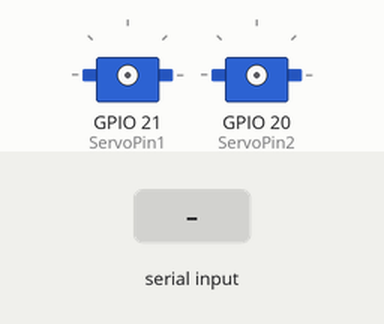
Simulated run of this program. Board: Raspberry Pi (BCM pin numbers). Parts: 2 × servo. The test bench sets the inputs (shaded band). Servo angles are drawn from the pulse width (0.5 ms = 0°, 2.5 ms = 180°); what the program prints to the terminal is not drawn.

Above: at 1.2 s.
1.3 s: "5" typed at the terminal, then Enter
2.8 s: "90" typed at the terminal, then Enter
At 4.6 s:
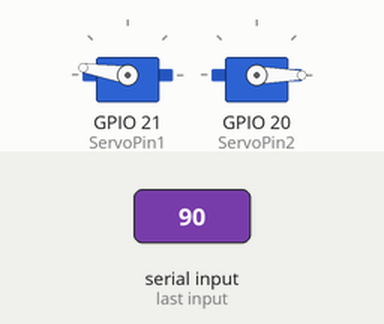
Timing chart, 0 to 6.1 s (numbered marks = the images above; inputs shaded):
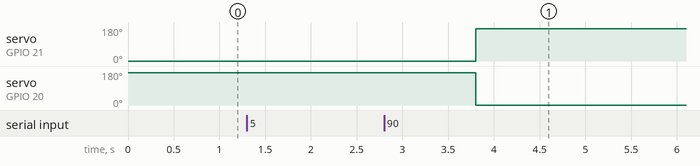

The program:

rasp_motorTest.py
```python
import RPi.GPIO as GPIO
import time

GPIO.setwarnings(False)
GPIO.setmode(GPIO.BCM)

ServoPin1 = 21
ServoPin2 = 20
ServoPin3 = 16
ServoPin4 = 12

GPIO.setup(ServoPin1, GPIO.OUT)
motor1 = GPIO.PWM(ServoPin1, 50)
motor1.start(50)
GPIO.setup(ServoPin2, GPIO.OUT)
motor2 = GPIO.PWM(ServoPin2, 50)
motor2.start(50)
GPIO.setup(ServoPin3, GPIO.OUT)
motor3 = GPIO.PWM(ServoPin3, 50)
motor3.start(50)
GPIO.setup(ServoPin4, GPIO.OUT)
motor4 = GPIO.PWM(ServoPin4, 50)
motor4.start(50)

while True:
	boxVolume=int(input("상자의 부피를 단위(cm^3)를 제외하고 입력하시오 : "))
	boxWeight=int(input("상자의 무게를 단위(g)를 제외하고 입력하시오 : "))
	motor1.ChangeDutyCycle(2)
	motor2.ChangeDutyCycle(12)
	time.sleep(1)
	motor1.ChangeDutyCycle(12)
	motor2.ChangeDutyCycle(2)
	time.sleep(1)
	print("!!컨베이어벨트 위로 물류가 이동했습니다!!")
	if boxVolume > 1000:
		print("<<부피가 너무 큰 물류>>")
		print("(1)번 분류장으로 이동중...")
		time.sleep(5)
		motor3.ChangeDutyCycle(2)
		time.sleep(1)
		motor3.ChangeDutyCycle(7)
		time.sleep(1)
		print("(1)번 분류장으로 이동 완료!!")
	elif boxWeight < 50:
		print("<<가벼운 물류>>")
		print("(2)번 분류장으로 이동중...")
		time.sleep(5)
		motor4.ChangeDutyCycle(2)
		time.sleep(1)
		motor4.ChangeDutyCycle(7)
		time.sleep(1)
		print("(2)번 분류장으로 이동 완료!!")
	else:
		print("<<무거운 물류>>")
		print("(3)번 분류장으로 이동중...")
		print("(3)번 분류장으로 이동 완료!!")
```

Measured:
- after the input at 1.3 s, every drawn part: stays the same
- after the input at 2.8 s, servo on GPIO 21 (ServoPin1): 0° → 171° after 1.0 s; servo on GPIO 20 (ServoPin2): 171° → 0° after 1.0 s
